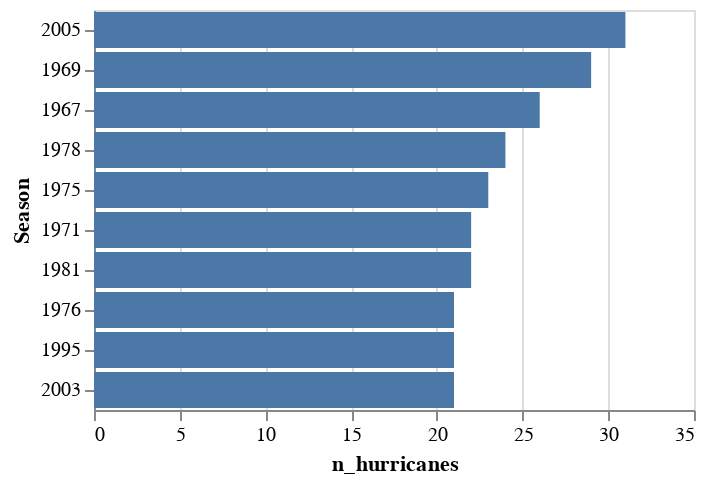

The cell this chart's notebook holds for it:
### Markdown cell above
## Top 10 hurricane seasons

### Code cell
alt.Chart(tracts).mark_bar().encode(
    y=alt.Y('Season:O').sort('-x'),
    x='n_hurricanes:Q'
).transform_aggregate(
    n_hurricanes='distinct(Serial_Num)',
    groupby=['Season']
).transform_window(
    rank='rank(n_hurricanes)',
    sort=[alt.SortField('n_hurricanes', order='descending')]
).transform_filter('datum.rank <= 10')

### Figure 1 — Vega specification as saved in the notebook (floating-point values rounded to 4 significant figures)
{"$schema": "https://vega.github.io/schema/vega/v5.json", "data": [{"name": "source_0"}, {"name": "data_0", "values": [{"Season": "1967", "n_hurricanes": 26, "n_hurricanes_end": 26.0, "n_hurricanes_start": 0.0}, {"Season": "1969", "n_hurricanes": 29, "n_hurricanes_end": 29.0, "n_hurricanes_start": 0.0}, {"Season": "1971", "n_hurricanes": 22, "n_hurricanes_end": 22.0, "n_hurricanes_start": 0.0}, {"Season": "1975", "n_hurricanes": 23, "n_hurricanes_end": 23.0, "n_hurricanes_start": 0.0}, {"Season": "1976", "n_hurricanes": 21, "n_hurricanes_end": 21.0, "n_hurricanes_start": 0.0}, {"Season": "1978", "n_hurricanes": 24, "n_hurricanes_end": 24.0, "n_hurricanes_start": 0.0}, {"Season": "1981", "n_hurricanes": 22, "n_hurricanes_end": 22.0, "n_hurricanes_start": 0.0}, {"Season": "1995", "n_hurricanes": 21, "n_hurricanes_end": 21.0, "n_hurricanes_start": 0.0}, {"Season": "2003", "n_hurricanes": 21, "n_hurricanes_end": 21.0, "n_hurricanes_start": 0.0}, {"Season": "2005", "n_hurricanes": 31, "n_hurricanes_end": 31.0, "n_hurricanes_start": 0.0}]}, {"name": "source_0_y_domain_Season", "values": [{"Season": "1967", "sort_field": 26}, {"Season": "1969", "sort_field": 29}, {"Season": "1971", "sort_field": 22}, {"Season": "1975", "sort_field": 23}, {"Season": "1976", "sort_field": 21}, {"Season": "1978", "sort_field": 24}, {"Season": "1981", "sort_field": 22}, {"Season": "1995", "sort_field": 21}, {"Season": "2003", "sort_field": 21}, {"Season": "2005", "sort_field": 31}]}], "signals": [{"name": "y_step", "value": 20}, {"name": "height", "update": "bandspace(domain('y').length, 0.1, 0.05) * y_step"}], "marks": [{"type": "rect", "name": "marks", "from": {"data": "data_0"}, "encode": {"update": {"x2": {"field": "n_hurricanes_start", "scale": "x"}, "fill": {"value": "#4c78a8"}, "ariaRoleDescription": {"value": "bar"}, "x": {"field": "n_hurricanes_end", "scale": "x"}, "y": {"field": "Season", "scale": "y"}, "height": {"signal": "max(0.25, bandwidth('y'))"}, "description": {"signal": "\"n_hurricanes: \" + (format(datum[\"n_hurricanes\"], \"\")) + \"; Season: \" + (isValid(datum[\"Season\"]) ? datum[\"Season\"] : \"\"+datum[\"Season\"])"}}}, "style": ["bar"]}], "scales": [{"name": "x", "type": "linear", "domain": {"fields": ["n_hurricanes_start", "n_hurricanes_end"], "data": "data_0"}, "range": [0, {"signal": "width"}], "nice": true, "zero": true}, {"name": "y", "type": "band", "domain": {"data": "source_0_y_domain_Season", "field": "Season", "sort": {"op": "max", "field": "sort_field", "order": "descending"}}, "range": {"step": {"signal": "y_step"}}, "paddingInner": 0.1, "paddingOuter": 0.05}], "axes": [{"scale": "x", "ticks": false, "zindex": 0, "labels": false, "aria": false, "tickCount": {"signal": "ceil(width/40)"}, "grid": true, "gridScale": "y", "domain": false, "orient": "bottom", "maxExtent": 0, "minExtent": 0}, {"scale": "x", "tickCount": {"signal": "ceil(width/40)"}, "zindex": 0, "labelFlush": true, "labelOverlap": true, "title": "n_hurricanes", "orient": "bottom", "grid": false}, {"scale": "y", "zindex": 0, "title": "Season", "orient": "left", "grid": false}], "padding": 5, "background": "white", "width": 300, "style": "cell"}
